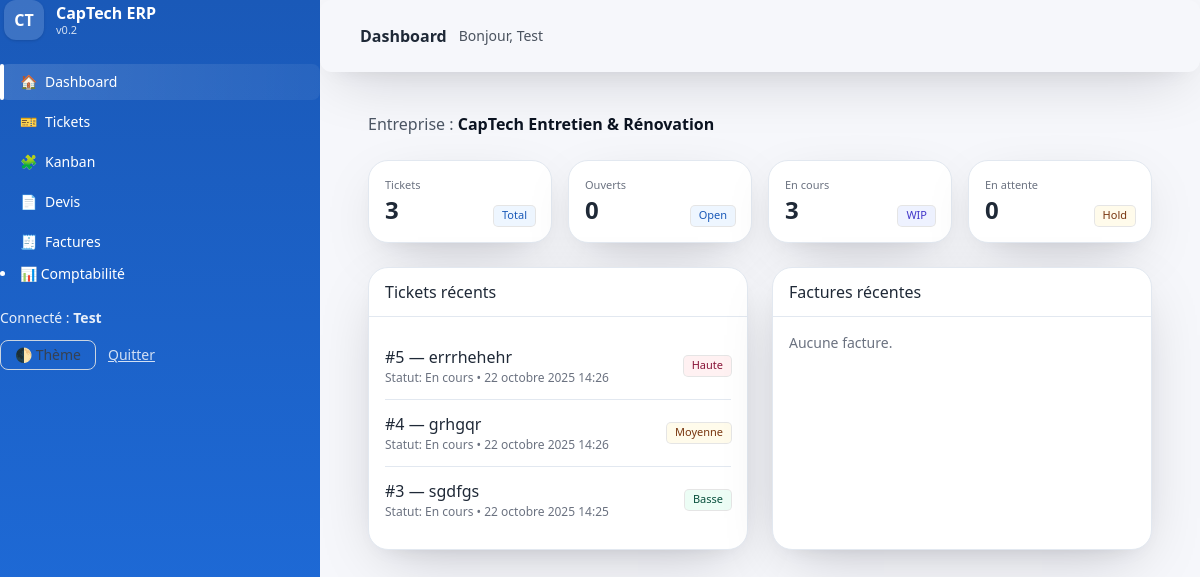
The page / (signed in) on the database its author committed.
### core/models.py (models this page shows, shortened)
class Timestamped(models.Model):
    created_at = models.DateTimeField(auto_now_add=True)
    updated_at = models.DateTimeField(auto_now=True)
    class Meta:
        abstract = True

class Company(Timestamped):
    name = models.CharField(max_length=200)
    siret = models.CharField(max_length=14, blank=True)
    email = models.EmailField(blank=True)
    phone = models.CharField(max_length=50, blank=True)
    address = models.TextField(blank=True)
    active = models.BooleanField(default=True)
    LEGAL_STATUS = [
        ("MICRO", "Micro-entreprise"),
        ("EI_REEL", "Entreprise individuelle - régime réel"),
        ("EURL_IS", "EURL/SARL à l'IS (gérant TNS)"),
        ("SASU_IS", "SASU/SAS à l'IS (assimilé salarié)"),
    ]
    URSSAF_FREQ = [("MENSUEL", "Mensuel"), ("TRIMESTRIEL", "Trimestriel")]
    ACTIVITY_KIND = [
        ("VENTES", "Vente de marchandises / hébergement (BIC)"),
        ("SERVICES_BIC", "Prestations de services (BIC)"),
        ("LIB_BNC", "Libéral non réglementé (BNC)"),
        ("LIB_CIPAV", "Libéral réglementé (CIPAV)"),
    ]
    legal_status = models.CharField(max_length=20, choices=LEGAL_STATUS, default="MICRO")
    urssaf_frequency = models.CharField(max_length=12, choices=URSSAF_FREQ, default="TRIMESTRIEL")
    activity_kind = models.CharField(max_length=20, choices=ACTIVITY_KIND, default="SERVICES_BIC")
    tva_franchise = models.BooleanField(default=True)

class Ticket(Timestamped):
    STATUS = [("OPEN","Ouvert"),("IN_PROGRESS","En cours"),("WAITING","En attente"),("RESOLVED","Résolu"),("CLOSED","Fermé")]
    PRIORITY = [("LOW","Basse"),("MEDIUM","Moyenne"),("HIGH","Haute")]
    company = models.ForeignKey(Company, on_delete=models.CASCADE, related_name="tickets")
    title = models.CharField(max_length=200)
    description = models.TextField(blank=True)
    status = models.CharField(max_length=20, choices=STATUS, default="OPEN")
    priority = models.CharField(max_length=10, choices=PRIORITY, default="MEDIUM")
    created_by = models.ForeignKey("auth.User", null=True, blank=True, on_delete=models.SET_NULL, related_name="tickets_created")
    assigned_to = models.ForeignKey("auth.User", null=True, blank=True, on_delete=models.SET_NULL, related_name="tickets_assigned")
    order = models.PositiveIntegerField(default=0, db_index=True)
    class Meta:
        ordering = ("order", "-created_at")

### portal/views.py (the view)
# urls.py: path("", views.dashboard, name="dashboard"),
@login_required
def dashboard(request):
    company = _user_company(request)
    if not company:
        return render(request, "portal/dashboard.html", {"company": None})
    base = Ticket.objects.filter(company=company)
    stats = {
        "total": base.count(),
        "open": base.filter(status="OPEN").count(),
        "in_progress": base.filter(status="IN_PROGRESS").count(),
        "waiting": base.filter(status="WAITING").count(),
        "resolved": base.filter(status="RESOLVED").count(),
        "closed": base.filter(status="CLOSED").count(),
    }
    recent_tickets = (
        base.select_related("assigned_to")
            .order_by("-created_at")[:8]
    )
    ctx = {
        "company": company,
        "stats": stats,
        "recent_tickets": recent_tickets,
    }
    return render(request, "portal/dashboard.html", ctx)

### portal/templatetags/portal_extras.py (called while the page is built)
@register.simple_tag(takes_context=True)
def nav_active(context, pattern: str, cls="nav-active"):
    req = context.get("request")
    path = (getattr(req, "path", "") or "").rstrip("/")
    return cls if path.startswith(pattern.rstrip("/")) else ""

@register.filter
def priority_badge_class(priority):
    if priority == "HIGH":
        return "bg-danger-50 text-danger-900"
    if priority == "LOW":
        return "bg-success-50 text-success-900"
    return "bg-amber-50 text-amber-900"

### portal/views.py (called while the page is built)
def _user_company(request):
    m = Membership.objects.select_related("company").filter(user=request.user).first()
    return m.company if m else None

### portal/templates/portal/dashboard.html (shortened to what this page needs)
{% extends "portal/base.html" %}
{% load portal_extras %}
{% block page_title %}Dashboard{% endblock %}
{% block content %}
{% if company %}
  <div class="mb-6 text-ink-600">Entreprise : <span class="font-semibold text-ink-900">{{ company.name }}</span></div>
  <div class="grid grid-cols-1 sm:grid-cols-2 lg:grid-cols-4 gap-4 mb-6">
    <div class="card p-4">
      <div class="text-[11px] text-ink-500">Tickets</div>
      <div class="flex items-end justify-between">
        <div class="text-2xl font-semibold">{{ stats.total }}</div>
        <div class="chip bg-brand-50 text-brand-700">Total</div>
      </div>
    </div>
    <div class="card p-4">
      <div class="text-[11px] text-ink-500">Ouverts</div>
      <div class="flex items-end justify-between">
        <div class="text-2xl font-semibold">{{ stats.open }}</div>
        <div class="chip bg-brand-50 text-brand-700">Open</div>
      </div>
    </div>
    <div class="card p-4">
      <div class="text-[11px] text-ink-500">En cours</div>
      <div class="flex items-end justify-between">
        <div class="text-2xl font-semibold">{{ stats.in_progress }}</div>
        <div class="chip bg-indigo-50 text-indigo-700">WIP</div>
      </div>
    </div>
    <div class="card p-4">
      <div class="text-[11px] text-ink-500">En attente</div>
      <div class="flex items-end justify-between">
        <div class="text-2xl font-semibold">{{ stats.waiting }}</div>
        <div class="chip bg-amber-50 text-amber-900">Hold</div>
      </div>
    </div>
  </div>
  <div class="grid grid-cols-1 lg:grid-cols-2 gap-6">
    <section class="card">
      <div class="px-4 py-3 border-b border-slate-200 font-medium">Tickets récents</div>
      <div class="p-4">
        {% if recent_tickets %}
          <ul class="divide-y divide-slate-200">
            {% for t in recent_tickets %}
              <li class="py-3 flex items-center justify-between">
                <div>
                  <a class="font-medium hover:underline" href="{% url 'portal:ticket_detail' t.pk %}">#{{ t.id }} — {{ t.title }}</a>
                  <div class="text-[12px] text-ink-500">Statut: {{ t.get_status_display }} • {{ t.created_at }}</div>
                </div>
                <span class="chip {{ t.priority|priority_badge_class }}">{{ t.get_priority_display }}</span>
              </li>
            {% endfor %}
          </ul>
        {% else %}
          <div class="text-sm text-ink-500">Aucun ticket.</div>
        {% endif %}
      </div>
    </section>
    <section class="card">
      <div class="px-4 py-3 border-b border-slate-200 font-medium">Factures récentes</div>
      <div class="p-4 text-sm text-ink-500">Aucune facture.</div>
    </section>
  </div>
{% else %}
  <div class="card p-6">
    <div class="font-medium mb-1">Aucune entreprise associée</div>
    <div class="text-ink-600">Contactez le support.</div>
  </div>
{% endif %}
{% endblock %}

### portal/templates/portal/base.html (shortened to what this page needs)
{% load static %}
{% load portal_extras %}
<!doctype html>
<html lang="fr" class="scroll-smooth">
<head>
  <link rel="stylesheet" href="{% static 'build/style.css' %}">
  <script src="https://cdn.tailwindcss.com"></script>
</head>
<body class="bg-ink-50 dark:bg-ink-900 text-ink-800 dark:text-ink-100">
  <div class="min-h-screen flex">
    <aside id="sidebar" class="sidebar h-screen bg-gradient-to-b from-brand-700 to-brand-600 text-white md:sticky top-0 shrink-0">
      <div class="flex items-center gap-3 mb-6 ps-1">
        <div class="h-10 w-10 rounded-xl bg-white/15 grid place-items-center font-bold shadow">CT</div>
        <div class="leading-tight">
          <div class="font-semibold">CapTech ERP</div>
          <div class="text-[11px] opacity-80">v0.2</div>
        </div>
      </div>
      <nav class="space-y-1 text-sm">
        <a href="{% url 'portal:dashboard' %}" class="flex items-center gap-2 px-5 py-2 rounded-lg hover:bg-white/10 {% nav_active '/' 'nav-active' %}">🏠 <span>Dashboard</span></a>
        <a href="{% url 'portal:tickets' %}" class="flex items-center gap-2 px-5 py-2 rounded-lg hover:bg-white/10 {% nav_active '/tickets' 'nav-active' %}">🎫 <span>Tickets</span></a>
        <a href="{% url 'portal:tickets_kanban' %}" class="flex items-center gap-2 px-5 py-2 rounded-lg hover:bg-white/10 {% nav_active '/tickets/kanban' 'nav-active' %}">🧩 <span>Kanban</span></a>
        <a href="{% url 'portal:quotes' %}" class="flex items-center gap-2 px-5 py-2 rounded-lg hover:bg-white/10 {% nav_active '/quotes' 'nav-active' %}">📄 <span>Devis</span></a>
        <a href="{% url 'portal:invoices' %}" class="flex items-center gap-2 px-5 py-2 rounded-lg hover:bg-white/10 {% nav_active '/invoices' 'nav-active' %}">🧾 <span>Factures</span></a>
        <li class="nav-item">
        <a class="nav-link" href="{% url 'portal:accounting' %}">
        📊 <span>Comptabilité</span>
        </a>
        </li>
      </nav>
      <div class="mt-auto pt-6 text-sm">
        <div class="opacity-90">Connecté : <strong>{{ request.user.username }}</strong></div>
        <div class="flex items-center gap-3 mt-3">
          <button id="toggleTheme" class="btn btn-outline !py-1">🌓 Thème</button>
          <a class="text-white/80 hover:text-white underline" href="{% url 'admin:logout' %}">Quitter</a>
        </div>
      </div>
    </aside>
    <main class="flex-1">
      <header class="surface rounded-xl shadow-card mb-4 px-4 py-3 flex items-center justify-between">
        <div class="px-4 md:px-6 py-3 flex items-center justify-between">
          <div class="flex items-center gap-3">
            <div class="font-semibold">{% block page_title %}{% endblock %}</div>
          </div>
          <div class="ml-3 text-sm opacity-80 hidden sm:block">Bonjour, {{ request.user.username }}</div>
        </div>
      </header>
      <div class="mx-auto w-full max-w-6xl xl:max-w-7xl px-4 md:px-6">
      <div class="p-6 md:p-6">
        {% block content %}{% endblock %}
      </div>
    </main>
  </div>
</body>
</html>

### portal/templates/portal/base.html (style rules this page uses)
.nav-active { position:relative;background:linear-gradient(90deg,rgba(255,255,255,.14),rgba(255,255,255,.06)); }
.nav-active::before { content:"";position:absolute;inset:0 auto 0 0;width:4px;background:#fff;border-radius:999px; }
.card { background-color: #fff; border-radius: 1.25rem; border: 1px solid rgb(226, 232, 240); box-shadow: 0 18px 60px -20px rgba(2, 6, 23, .25), 0 8px 24px -16px rgba(2,6,23,.15); }
.btn { display: inline-flex; align-items: center; gap: 0.5rem; border-radius: 0.5rem; padding: 0.5rem 0.875rem; font-size: 0.875rem; font-weight: 500; transition-property: all; transition-timing-function: cubic-bezier(0.4, 0, 0.2, 1); transition-duration: 150ms; }
.btn-outline { border: 1px solid rgb(203, 213, 225); color: rgb(55, 65, 81); }
.chip { display: inline-flex; align-items: center; padding: 0 0.5rem; height: 1.25rem; font-size: 11px; border-radius: 0.25rem; box-shadow: 0 0 0 1px rgba(0, 0, 0, 0.1); }

### rows shown on the page
Company: name "CapTech Entretien & Rénovation"
Ticket: id "5", title "errrhehehr", status "En cours", created_at "22 octobre 2025 14:26", priority "Haute"
Ticket: id "4", title "grhgqr", status "En cours", created_at "22 octobre 2025 14:26", priority "Moyenne"
Ticket: id "3", title "sgdfgs", status "En cours", created_at "22 octobre 2025 14:25", priority "Basse"

### other values the page prints
{{ request.user.username }} "Test"
{{ stats.total }} "3"
{{ stats.open }} "0"
{{ stats.in_progress }} "3"
{{ stats.waiting }} "0"
